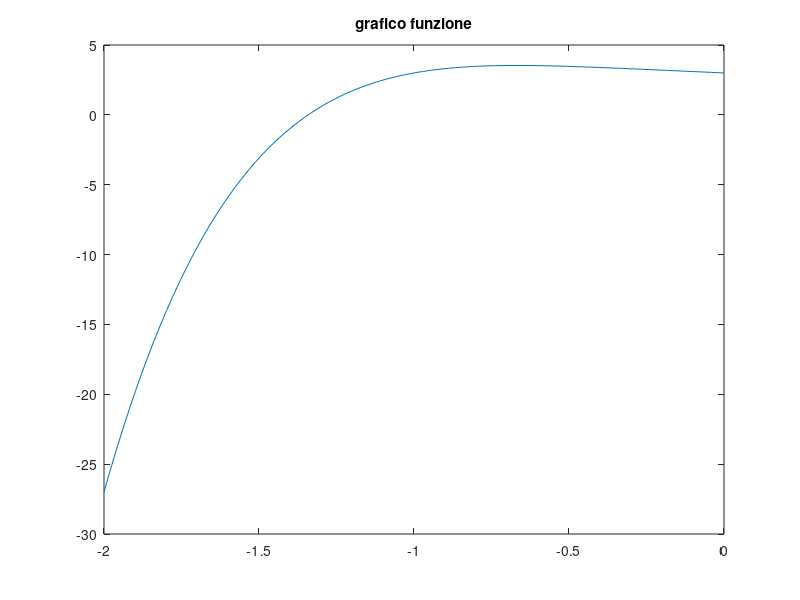
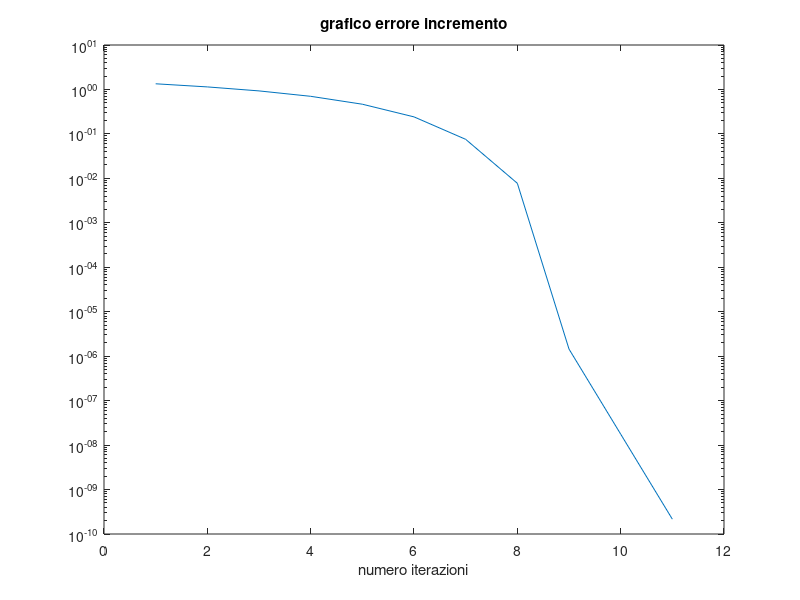

These charts were generated, in order, by the following MATLAB code:
close all
clear
clc
%%%%%%%%%% Es. 1
%%%%%%%%%%%%%%%%%%%%%%%%%turno 1
clear 
clc
coeff=[1 0 0 0 -1 3]; %x^5-x+3
radice=roots(coeff);
a=-2; b=0;
xx=linspace(a,b);
plot(xx,polyval(coeff,xx))
title('grafico funzione')
x0=a;
x1=b;
x=[];
toll=10^-8;
while abs(x1-x0)>toll %incremento
    x0=x1;
    x=[x; x0];
    x1=x0-polyval(coeff,x0)*(b-a)/...
        (polyval(coeff,b)-polyval(coeff,a));
end
figure
semilogy(1:length(x),abs(radice(1)-x))
title('grafico errore incremento')
xlabel('numero iterazioni')
% %%%%%%%%%%%%%%%%%%%%%%%%%turno 2
% clear 
% clc
% coeff=[1 0 0 0 -1 3];
% radice=roots(coeff);
% a=-2; b=0;
% xx=linspace(a,b);
% figure
% plot(xx,polyval(coeff,xx))
% title('grafico funzione')
% x0=a;
% x1=b;
% x=[];
% toll=10^-8;
% while abs(polyval(coeff,x1))>toll %residuo
%     x0=x1;
%     x=[x; x0];
%     x1=x0-polyval(coeff,x0)*(b-a)/(polyval(coeff,b)-polyval(coeff,a));
% end
% figure
% semilogy(1:length(x),abs(radice(1)-x))
% title('grafico errore residuo')
% xlabel('numero iterazioni')
